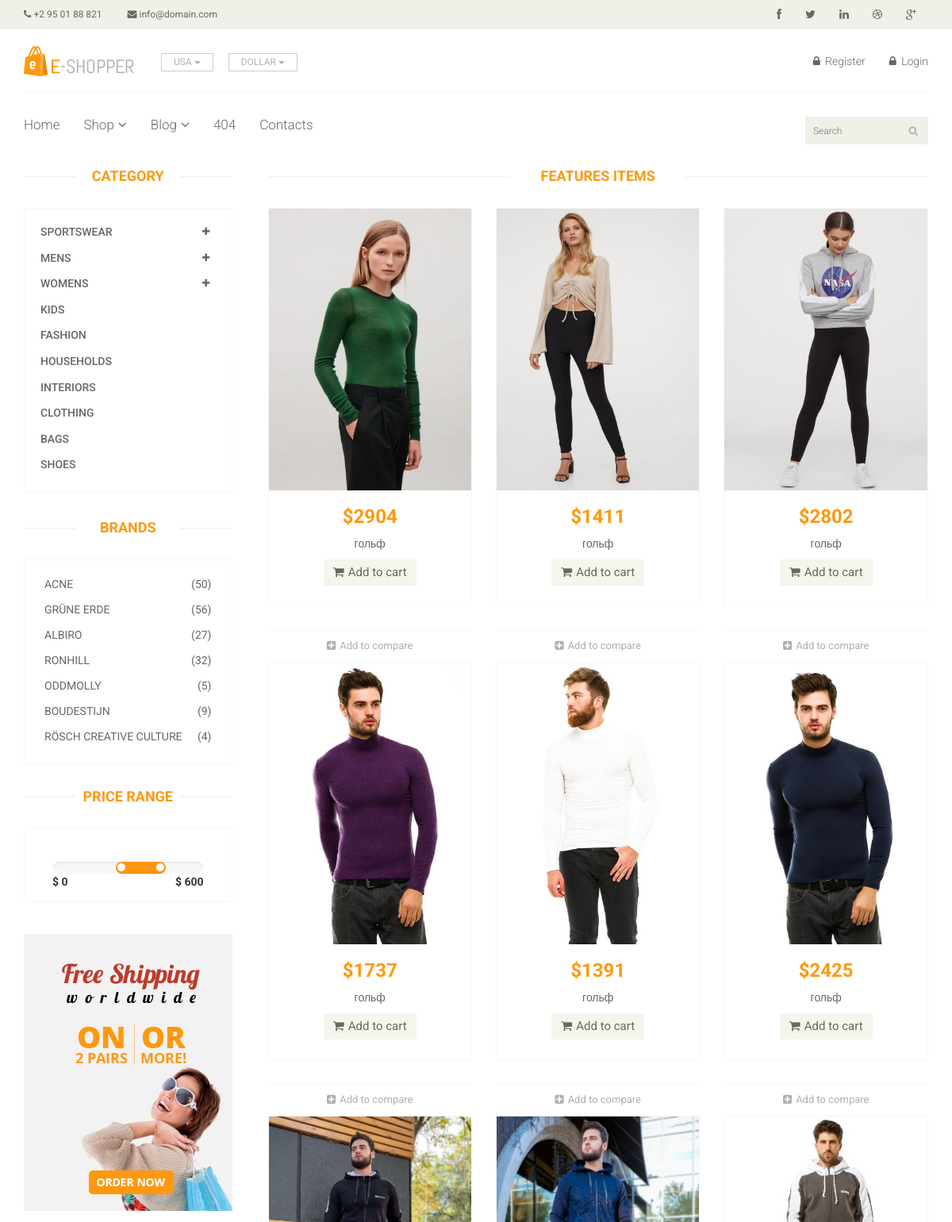
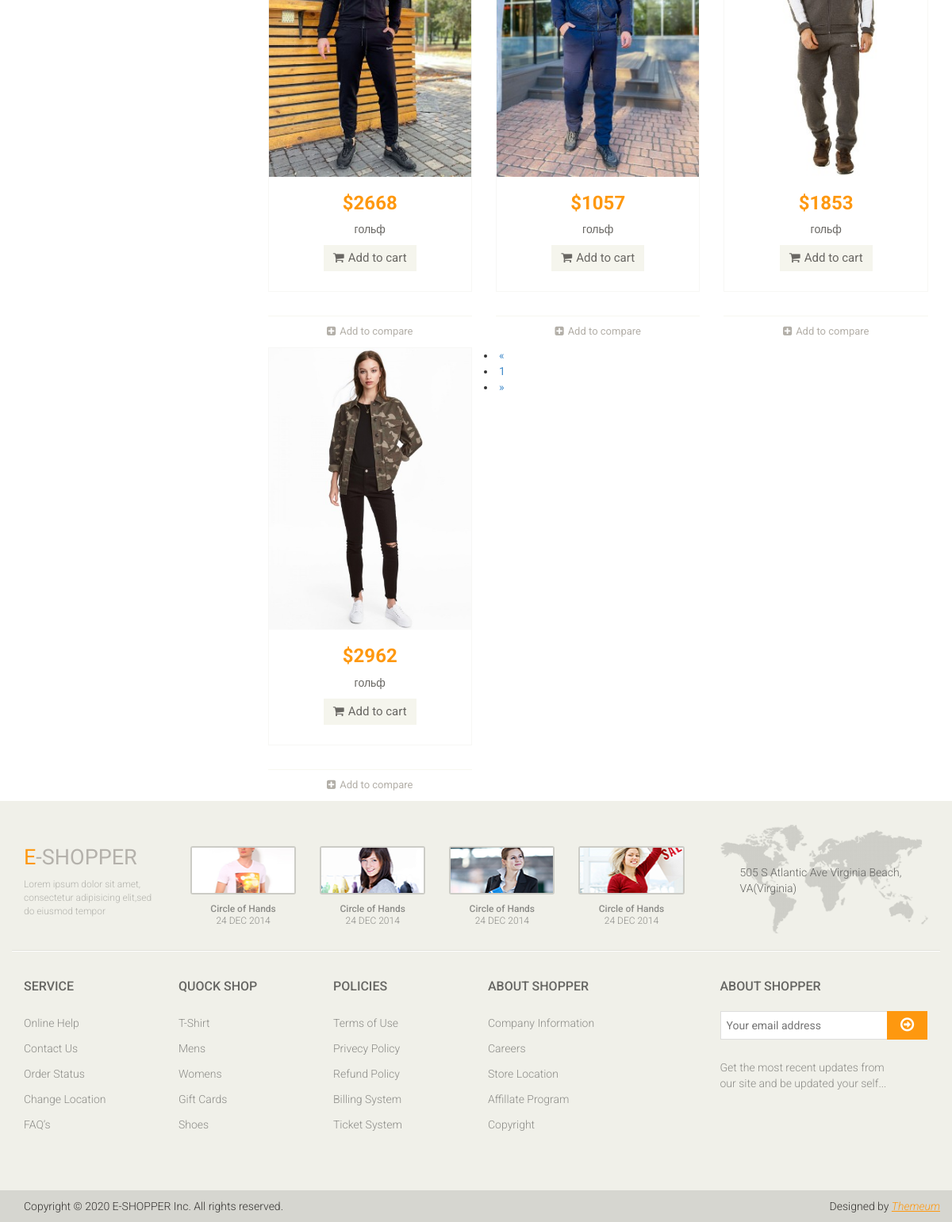
The page / on the database its author committed (2 pictures, top to bottom).
### product/models.py (models this page shows, shortened)
class Product(models.Model):
    tittle = models.CharField(max_length=200)
    price = models.IntegerField()
    sale = models.IntegerField()
    category = models.CharField(max_length=200)
    description = models.TextField(blank=True)
    vendor = models.CharField(max_length=200)
    made_in = models.CharField(max_length=200)
    color = models.CharField(max_length=200)
    size = models.CharField(max_length=200)
    photo_main = models.ImageField(upload_to='photos/%Y/%m/%d/')
    photo_1 = models.ImageField(upload_to='photos/%Y/%m/%d/', blank=True)
    photo_2 = models.ImageField(upload_to='photos/%Y/%m/%d/', blank=True)
    photo_3 = models.ImageField(upload_to='photos/%Y/%m/%d/', blank=True)
    photo_4 = models.ImageField(upload_to='photos/%Y/%m/%d/', blank=True)
    photo_5 = models.ImageField(upload_to='photos/%Y/%m/%d/', blank=True)
    photo_6 = models.ImageField(upload_to='photos/%Y/%m/%d/', blank=True)
    is_published = models.BooleanField(default=True)
    list_date = models.DateTimeField(default=datetime.now, blank=True)

### pages/views.py (the view)
# urls.py: path('', views.index, name='index'),
def index(request):
    product = Product.objects.order_by("-list_date").filter(is_published=True)
    paginator = Paginator(product, 12)
    page = request.GET.get("page")
    product_per_page = paginator.get_page(page)
    context = {
        "products": product_per_page
    }
    return render(request, 'pages/index.html', context)

### templates/pages/index.html (shortened to what this page needs)
{% extends 'base.html' %} {% load static %} {% block content %}
<section>
  <div class="container">
    <div class="row">
      <div class="col-sm-3">{% include "../layouts/_categories.html" %}</div>
      <div class="col-sm-9 padding-right">
        {% include "../layouts/_features.html" %}
      </div>
    </div>
</section>
{% endblock %}

### templates/layouts/_features.html (shortened to what this page needs)
{% load static %}
<div class="features_items">
  <h2 class="title text-center">Features Items</h2>
  {% if products %} {% for product in products %}
  <div class="col-sm-4">
    <div class="product-image-wrapper">
      <div class="single-products">
        <div class="productinfo text-center">
          <img src="{{ product.photo_main.url }}" alt="{{product.tittle}}" />
          <h2>${{ product.price }}</h2>
          <p>{{ product.tittle }}</p>
          <a class="btn btn-default add-to-cart"  href="{% url 'cart' product.id %}"
            ><i class="fa fa-shopping-cart" ></i>Add to cart</a>
        </div>
      </div>
    </div>
    <div class="choose">
      <ul class="nav nav-pills nav-justified">
        <li>
          <a href="#"><i class="fa fa-plus-square"></i>Add to compare</a>
        </li>
      </ul>
    </div>
  </div>
  {% endfor %} {% else %}
  <div class="col-sm-4">
    <h3>No products found</h3>
  </div>
  {% endif %}
<li class="page-item disabled">
  <a class="page-link">&laquo</a>
</li>
{% for i in products.paginator.page_range %}
  {% if listings.number == i %}
    <li class="page-item active" >
      <a  class="page-link">{{ i }}</a>
    </li>
  {% else %}
   <li class="page-item" >
      <a href="?page={{i}}" class="page-link">{{ i }}</a>
    </li>
  {% endif %}
{% endfor %}
{% if listings.has_next %}
<li class="page-item">
  <a href="?page={{ listings_next_page_number }}" class="page-link">&raquo;</a>
</li>
{% else %}
<li class="page-item disabled">
  <a class="page-link">&raquo</a>
</li>
{% endif %}
</div>
</div>

### app/static/css/main.css (style rules this page uses)
body { font-family: 'Roboto', sans-serif; background:; position: relative; font-weight:400px; }
h1, h2, h3, h4, h5, h6 { font-family: 'Roboto', sans-serif; }
.left-sidebar h2:after, h2.title:after { content: " "; position: absolute; border: 1px solid #f5f5f5; bottom:8px; left: 0; width: 100%; height: 0; z-index: -2; }
h2.title:before { content: " "; position: absolute; background: #fff; bottom: -6px; width: 220px; height: 30px; z-index: -1; left: 50%; margin-left: -110px; }
.padding-right { padding-right: 0; }
.features_items { overflow:hidden; }
h2.title { color: #FE980F; font-family: 'Roboto', sans-serif; font-size: 18px; font-weight: 700; margin: 0 15px; text-transform: uppercase; margin-bottom: 30px; position: relative; }
.product-image-wrapper { border:1px solid #F7F7F5; overflow: hidden; margin-bottom:30px; }
.single-products { position: relative; }
.productinfo h2 { color: #FE980F; font-family: 'Roboto', sans-serif; font-size: 24px; font-weight: 700; }
.productinfo p { font-family: 'Roboto', sans-serif; font-size: 14px; font-weight: 400; color: #696763; }
.productinfo img { width: 100%; }
.productinfo { position:relative; }
.add-to-cart { background:#F5F5ED; border: 0 none; border-radius: 0; color: #696763; font-family: 'Roboto', sans-serif; font-size: 15px; margin-bottom: 25px; }
.add-to-cart i { margin-right:5px; }
.choose { border-top: 1px solid #F7F7F0; }
.choose ul li a { color: #B3AFA8; font-family: 'Roboto', sans-serif; font-size: 13px; padding-left: 0; padding-right: 0; }
.choose ul li a i { margin-right:5px; }

### rows shown on the page
Product: photo_main (picture), price "2904", tittle "гольф"
Product: photo_main (picture), price "1411", tittle "гольф"
Product: photo_main (picture), price "2802", tittle "гольф"
Product: photo_main (picture), price "1737", tittle "гольф"
Product: photo_main (picture), price "1391", tittle "гольф"
Product: photo_main (picture), price "2425", tittle "гольф"
Product: photo_main (picture), price "2668", tittle "гольф"
Product: photo_main (picture), price "1057", tittle "гольф"
Product: photo_main (picture), price "1853", tittle "гольф"
Product: photo_main (picture), price "2962", tittle "гольф"

### other values the page prints
{{ i }} "1"
